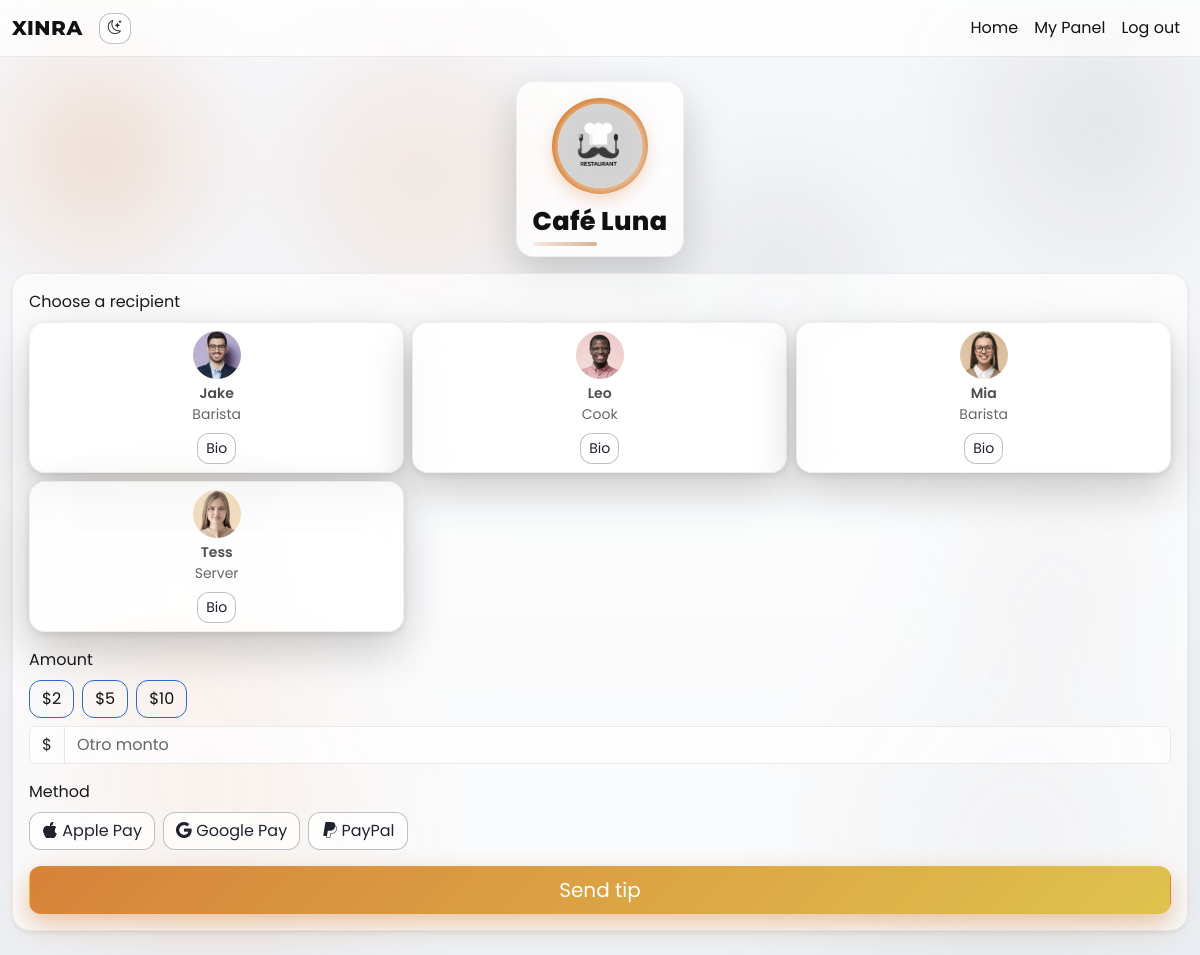
The app's page /r/cafe-luna (signed in) with its own data.
### app/models.py (models this page shows)
class Restaurant(db.Model):
    __tablename__ = "restaurants"
    id = db.Column(db.Integer, primary_key=True)
    slug = db.Column(db.String(120), unique=True, nullable=False)
    name = db.Column(db.String(255), nullable=False)
    logo_url = db.Column(db.String(512), nullable=True)
    created_at = db.Column(db.DateTime, default=datetime.utcnow, nullable=False)
    staff = db.relationship("Staff", backref="restaurant", lazy=True)
    tips = db.relationship("Tip", backref="restaurant", lazy=True)
    reviews = db.relationship("Review", backref="restaurant", lazy=True)

class Staff(db.Model):
    __tablename__ = "staff"
    id = db.Column(db.Integer, primary_key=True)
    restaurant_id = db.Column(db.Integer, db.ForeignKey("restaurants.id"), nullable=False)
    name = db.Column(db.String(120), nullable=False)
    role = db.Column(db.String(120), nullable=True)
    avatar_url = db.Column(db.String(512), nullable=True)
    bio = db.Column(db.Text, nullable=True)
    rating_avg = db.Column(db.Float, default=0.0, nullable=False)
    tips_count = db.Column(db.Integer, default=0, nullable=False)
    active = db.Column(db.Boolean, default=True, nullable=False)
    tips = db.relationship("Tip", backref="staff", lazy=True)
    reviews = db.relationship("Review", backref="staff", lazy=True)

### app/routes/public.py (the view, shortened to what this page needs)
@public_bp.route("/r/<restaurant_slug>", methods=["GET", "POST"])
@limiter.limit("10 per minute", methods=["POST"])
def tip_page(restaurant_slug):
    restaurant = _get_restaurant_or_404(restaurant_slug)
    staff_list = Staff.query.filter_by(restaurant_id=restaurant.id, active=True).order_by(Staff.name.asc()).all()
    form = TipForm()
    if request.method == "GET":
        form.restaurant_id.data = restaurant.id
        form.method_ui.data = form.method_ui.choices[0][0]
    return render_template("public/tip.html", restaurant=restaurant, staff_list=staff_list, form=form)

### app/forms.py
class TipForm(FlaskForm):
    restaurant_id = HiddenField(validators=[DataRequired()])
    staff_id = HiddenField(validators=[Optional()])
    amount_cents = IntegerField(validators=[DataRequired(), NumberRange(min=100, max=50000)])
    method_ui = SelectField(choices=[("apple_pay", "Apple Pay"), ("google_pay", "Google Pay"), ("paypal", "PayPal")], validators=[DataRequired()])
    submit = SubmitField("Send tip")

### app/models.py (called while the page is built)
@login_manager.user_loader
def load_user(user_id):
    return User.query.get(int(user_id))

### app/routes/public.py (called while the page is built)
def _get_restaurant_or_404(slug: str) -> Restaurant:
    r = Restaurant.query.filter_by(slug=slug).first()
    if not r:
        abort(404)
    return r

### templates/public/tip.html (shortened to what this page needs)
{% extends "_base.html" %}
{% block content %}
<div class="brand-hero text-center mb-3">
  <div class="brand-card d-inline-flex flex-column align-items-center p-3">
    {% if restaurant.logo_url %}
    <div class="brand-logo">
      <img src="{{ restaurant.logo_url }}" alt="logo">
    </div>
    {% endif %}
    <div class="brand-name fancy-title mt-2">{{ restaurant.name }}</div>
  </div>
  </div>
<form method="post" class="card p-3 shadow-sm" id="tip-form">
  <div class="mb-3">
    <label class="form-label">Choose a recipient</label>
    <div class="row row-cols-2 row-cols-sm-3 g-2">
      {% for s in staff_list %}
      <div class="col">
        {% set bio_text = s.bio or 'Outstanding service background and specialty coffee. Barista training, attention to detail, and passion for customer experience. Latte art fan and signature recipes.' %}
        <div class="card staff-card tilt text-center" data-staff-id="{{ s.id }}" data-bio="{{ bio_text }}" data-name="{{ s.name }}" data-role="{{ s.role }}" data-avatar="{{ s.avatar_url or '' }}">
          <div class="card-body p-2 tilt-layer">
            {% if s.avatar_url %}<img src="{{ s.avatar_url }}" class="rounded-circle mb-1" style="width:48px;height:48px;object-fit:cover;">{% else %}<i class="bi bi-person-circle fs-1"></i>{% endif %}
            <div class="small fw-semibold">{{ s.name }}</div>
            <div class="text-muted small">{{ s.role }}</div>
            <button type="button" class="btn btn-outline-dark btn-sm mt-2 staff-bio-btn">Bio</button>
          </div>
        </div>
      </div>
      {% endfor %}
    </div>
  </div>
  <div class="mb-3">
    <label class="form-label">Amount</label>
    <div class="d-flex gap-2 mb-2 flex-wrap">
      <button type="button" class="btn btn-outline-primary amount-btn" data-amount="200">$2</button>
      <button type="button" class="btn btn-outline-primary amount-btn" data-amount="500">$5</button>
      <button type="button" class="btn btn-outline-primary amount-btn" data-amount="1000">$10</button>
    </div>
    <div class="input-group">
      <span class="input-group-text">$</span>
      <input type="number" min="1" step="1" class="form-control" id="amount-dollars" placeholder="Otro monto">
    </div>
  </div>
  <div class="mb-3">
    <label class="form-label">Method</label>
    <div class="d-flex gap-2 flex-wrap">
      <button type="button" class="btn btn-outline-dark method-btn" data-method="apple_pay"><i class="bi bi-apple"></i> Apple Pay</button>
      <button type="button" class="btn btn-outline-dark method-btn" data-method="google_pay"><i class="bi bi-google"></i> Google Pay</button>
      <button type="button" class="btn btn-outline-dark method-btn" data-method="paypal"><i class="bi bi-paypal"></i> PayPal</button>
    </div>
  </div>
  <div class="d-grid">
    {{ form.submit(class="btn btn-primary btn-lg") }}
  </div>
</form>
{% endblock %}

### static/css/custom.css (style rules this page uses)
:root { --hue: 28; --intensity: 70%; --grad-1: hsl(28, 70%, 92%); --grad-2: hsl(28, 65%, 85%); --grad-3: hsl(28, 62%, 78%); --grad-4: hsl(28, 60%, 70%); --accent: hsl(28, 92%, 52%); --accent-glow: hsla(28, 92%, 52%, 0.45); --text: #111111; --muted: rgba(0,0,0,0.60); --glass-bg: rgba(255,255,255,0.22); --glass-bg-strong: rgba(255,255,255,0.35); --glass-border: rgba(255,255,255,0.38); --card-bg: rgba(255,255,255,0.70); --card-border: rgba(0,0,0,0.06); --panel-dark: rgba(2, 6, 16, 0.35); }
html,body { height:100% }
body { background: linear-gradient(180deg, #f7f8fb, #eceff3); filter: saturate(var(--intensity)); background-attachment: fixed; color: var(--text); font-family: 'Poppins', 'Montserrat', system-ui, -apple-system, Segoe UI, Roboto, Inter, Helvetica, Arial, sans-serif; }
body::before { content: ""; position: fixed; inset: 0; z-index: -1; pointer-events: none; background: radial-gradient(240px 240px at 8% 16%, rgba(255,140,64,0.32), transparent 62%), radial-gradient(300px 300px at 92% 12%, rgba(160,164,171,0.26), transparent 62%), radial-gradient(360px 360px at 18% 84%, rgba(255,140,64,0.22), transparent 62%), radial-gradient(420px 420px at 85% 88%, rgba(160,164,171,0.22), transparent 62%), radial-gradient(280px 280px at 35% 18%, rgba(255,140,64,0.20), transparent 62%), radial-gradient(220px 220px at 65% 28%, rgba(160,164,171,0.22), transparent 62%), radial-gradient(340px 340px at 14% 58%, rgba(255,140,64,0.18), transparent 62%), radial-gradient(260px 260px at 88% 60%, rgba(160,164,171,0.18), transparent 62%); filter: blur(48px) saturate(.95); }
.card { background: var(--card-bg); border: 1px solid var(--card-border); box-shadow: 0 18px 45px rgba(0,0,0,0.20), 0 2px 8px rgba(0,0,0,0.10); backdrop-filter: blur(16px) saturate(1.05); -webkit-backdrop-filter: blur(16px) saturate(1.05); color: #1a1a1f; border-radius: 18px; transition: transform 280ms cubic-bezier(.2,.8,.2,1), box-shadow 280ms ease; }
.form-control, .form-select, .input-group-text { background: rgba(255,255,255,0.7); border-color: rgba(0,0,0,0.08); color: #222; }
.form-control::placeholder { color: #666 }
.btn { border-radius: 12px; position: relative; overflow: hidden; color: #111 }
.btn-primary { background: linear-gradient(135deg, var(--accent), hsl(calc(var(--hue) + 20), 85%, 52%)); border-color: transparent; color: #fff; box-shadow: 0 10px 25px var(--accent-glow); }
.btn-outline-dark { color: #1f2333; border-color: rgba(3,8,20,0.25); background: rgba(255,255,255,0.75) }
.staff-card { position: relative; cursor: pointer; border: 1px solid rgba(0,0,0,0.06); border-radius: 1rem; background: rgba(255,255,255,0.75); transition: transform .2s ease, box-shadow .2s ease }
.text-muted { color: var(--muted)!important }
.small { color: rgba(0,0,0,0.7) }
.tilt { transform-style: preserve-3d; will-change: transform; transition: transform .2s ease, box-shadow .2s ease }
.tilt .tilt-layer { transform: translateZ(18px) }
.fancy-title { position: relative; font-weight: 800; letter-spacing: .3px; color:#111 }
.fancy-title::after { content: ""; position: absolute; left:0; bottom:-6px; width:64px; height:4px; background: linear-gradient(90deg, var(--grad-1), var(--grad-4)); border-radius: 2px }
.brand-hero { display:block }
.brand-card { border:1px solid rgba(0,0,0,0.06); border-radius: 18px; background: rgba(255,255,255,0.78); box-shadow: 0 18px 45px rgba(0,0,0,0.20); backdrop-filter: blur(10px) saturate(1.05) }
.brand-logo { width:96px; height:96px; border-radius: 50%; display:grid; place-items:center; background: radial-gradient(closest-side, #fff 60%, transparent), conic-gradient(var(--accent) 0deg, hsl(28,85%,65%) 120deg, hsl(28,95%,52%) 270deg, var(--accent) 360deg); padding:6px; box-shadow: 0 6px 16px rgba(255,140,64,0.35) }
.brand-logo img { width:84px; height:84px; object-fit: contain; border-radius: 50%; background:#fff }
.brand-name { font-size: 1.6rem; font-weight: 800 }

### static/css/luxe.css (style rules this page uses)
:root { --lux-bg-1: #0f1115; --lux-bg-2: #12151b; --lux-panel: rgba(20, 23, 30, 0.8); --lux-border: rgba(255,255,255,0.08); --lux-text: #e8eaef; --lux-muted: #a8afbf; --gold: #d4af37; --gold-soft: rgba(212,175,55,0.35); }

### records on screen
Restaurant: logo_url (picture), name "Café Luna"
Staff: avatar_url (picture), name "Jake", role "Barista"
Staff: avatar_url (picture), name "Leo", role "Cook"
Staff: avatar_url (picture), name "Mia", role "Barista"
Staff: avatar_url (picture), name "Tess", role "Server"
